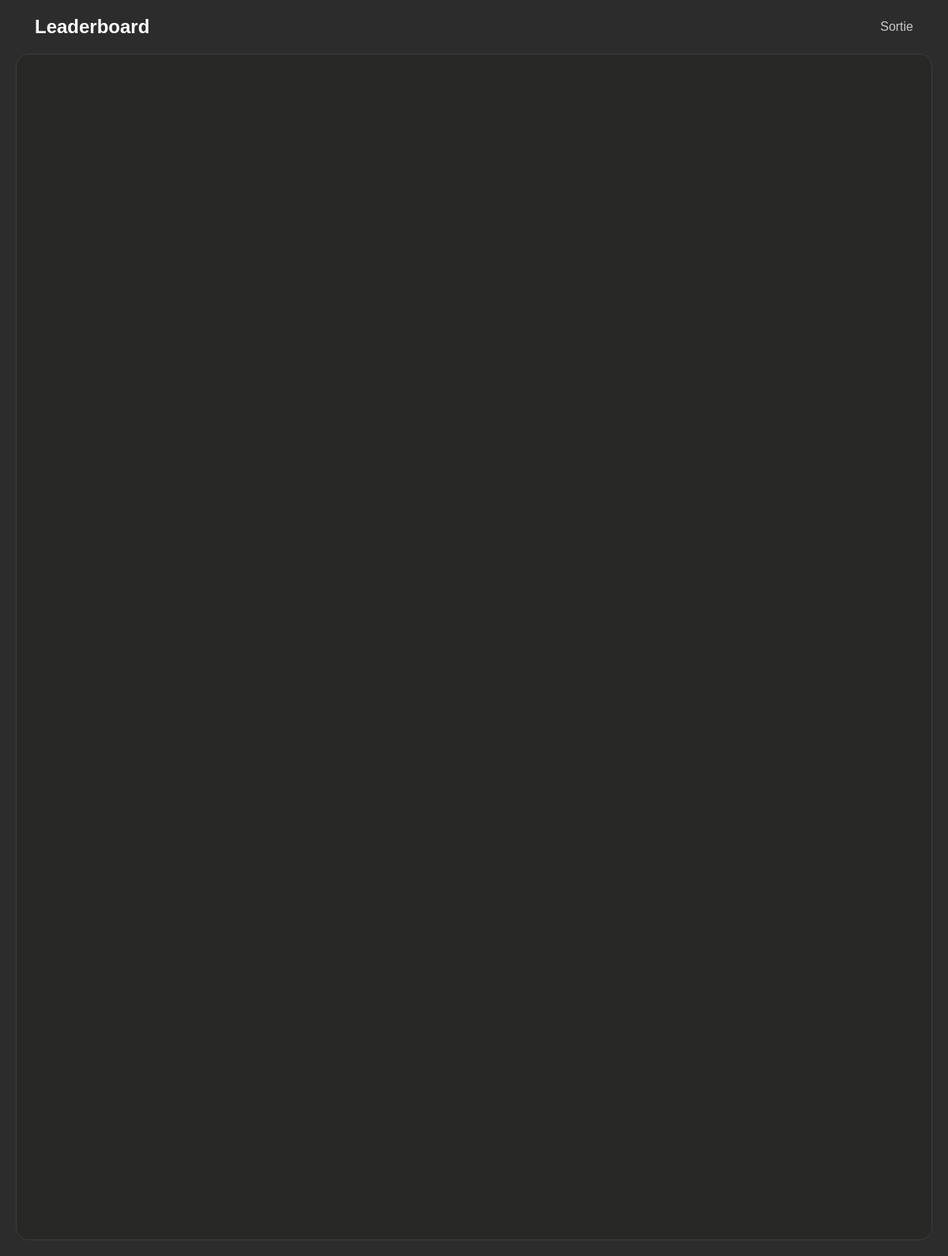
Page /leaderboard.php on the earlier database version.
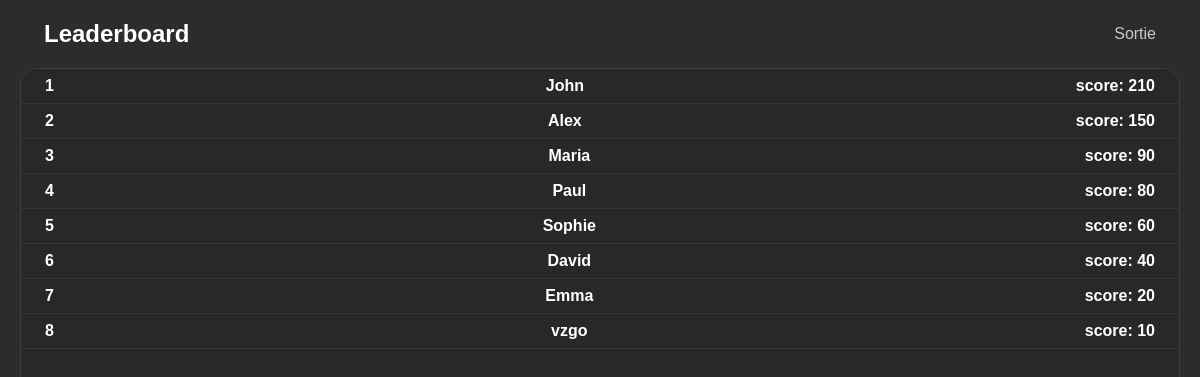
Same page on the later database version.
### tables this page shows
CREATE TABLE users (
            id INTEGER PRIMARY KEY AUTOINCREMENT,
            username TEXT NOT NULL UNIQUE,
            email TEXT NOT NULL UNIQUE,
            password TEXT NOT NULL,
            score INTEGER DEFAULT 0
        );

### php/Database.php (called while the page is built, shortened)
<?php
class Database
{
    private $pdo;
    public function __construct()
    {
        $path = __DIR__ . '/../motus.db';
        $this->pdo = new PDO('sqlite:' . $path);
        $this->pdo->setAttribute(PDO::ATTR_ERRMODE, PDO::ERRMODE_EXCEPTION);
        $this->initDatabase();
    }
    private function initDatabase()
    {
        $this->pdo->exec("
        CREATE TABLE IF NOT EXISTS words (
            id INTEGER PRIMARY KEY AUTOINCREMENT,
            word TEXT NOT NULL UNIQUE
        );
        CREATE TABLE IF NOT EXISTS users (
            id INTEGER PRIMARY KEY AUTOINCREMENT,
            username TEXT NOT NULL UNIQUE,
            email TEXT NOT NULL UNIQUE,
            password TEXT NOT NULL,
            score INTEGER DEFAULT 0
        );
    ");
        $userCount = $this->pdo->query("SELECT COUNT(*) FROM users")->fetchColumn();
        if ($userCount == 0) {
            $sql = "INSERT INTO users (username, email, password, score) VALUES
            ('John', 'john@test.com', 'pass123', 210),
            ('Alex', 'alex@test.com', 'pass123', 150),
            ('Maria', 'maria@test.com', 'pass123', 90),
            ('Paul', 'paul@test.com', 'pass123', 80),
            ('Sophie', 'sophie@test.com', 'pass123', 60),
            ('David', 'david@test.com', 'pass123', 40),
            ('Emma', 'emma@test.com', 'pass123', 20)";
            $this->pdo->exec($sql);
        }
        $count = $this->pdo->query("SELECT COUNT(*) FROM words")->fetchColumn();
    }
    public function getUsers()
    {
        $stmt = $this->pdo->prepare('SELECT * FROM users ORDER BY score DESC');
        $stmt->execute();
        $users = $stmt->fetchAll(PDO::FETCH_ASSOC);
        return $users;
    }
}

### leaderboard.php (the view, shortened to what this page needs)
<?php
require_once 'php/Database.php';
$db = new Database();
$users = $db->getUsers();
?>
<!DOCTYPE html>
<html lang="en">
<head>
    <link rel="stylesheet" href="css/leaderboard.css">
</head>
<body>
    <header>
        <h2 class="headerText">Leaderboard</h2>
    <a class="exit" href="index.php">Sortie</a>
    </header>
    <div class="boardSection">
        <div class="scrollBoard">
        <?php for ($i = 0; $i < count($users); $i++): ?>
            <div class="userDiv">
                <h1 class="number"> <?php echo $i +1  ?> </h1>
                <h1><?php echo $users[$i]['username'] ?></h1>
                <h1>score: <?php echo $users[$i]['score'] ?></h1>
            </div>
        <?php endfor; ?>
        </div>
    </div>
</body>
</html>

### css/leaderboard.css (style rules this page uses)
* { margin: 0px; padding: 0px; box-sizing: border-box; font-family: sans-serif; }
body { display: flex; width: 100%; flex-direction: column; padding: 20px; background-color: rgb(44, 44, 44); height: 100vh; }
.boardSection { border: 1px solid rgb(61, 61, 61); flex: 1; overflow-x: auto; border-radius: 16px; }
.scrollBoard { width: 100%; height: 1500px; background-color: rgb(40, 40, 39); }
.exit { color: rgb(201, 201, 201); text-decoration: none; transition: 0.1s; }
.userDiv { display: flex; padding: 8px 24px; font-size: 8px; color: #ffffff; justify-content: space-between; border-bottom: 1px solid rgb(53, 53, 53); }
header { width: 100%; display: flex; justify-content: space-between; color: white; align-items: center; margin-bottom: 20px; padding: 0 24px; }
* { scrollbar-width: thin; scrollbar-color: #333333 #1a1a1a; }

Differences in the rows shown:
added users: username "John", score "210"
added users: username "Alex", score "150"
added users: username "Maria", score "90"
added users: username "Paul", score "80"
added users: username "Sophie", score "60"
added users: username "David", score "40"
added users: username "Emma", score "20"
added users: username "vzgo", score "10"
